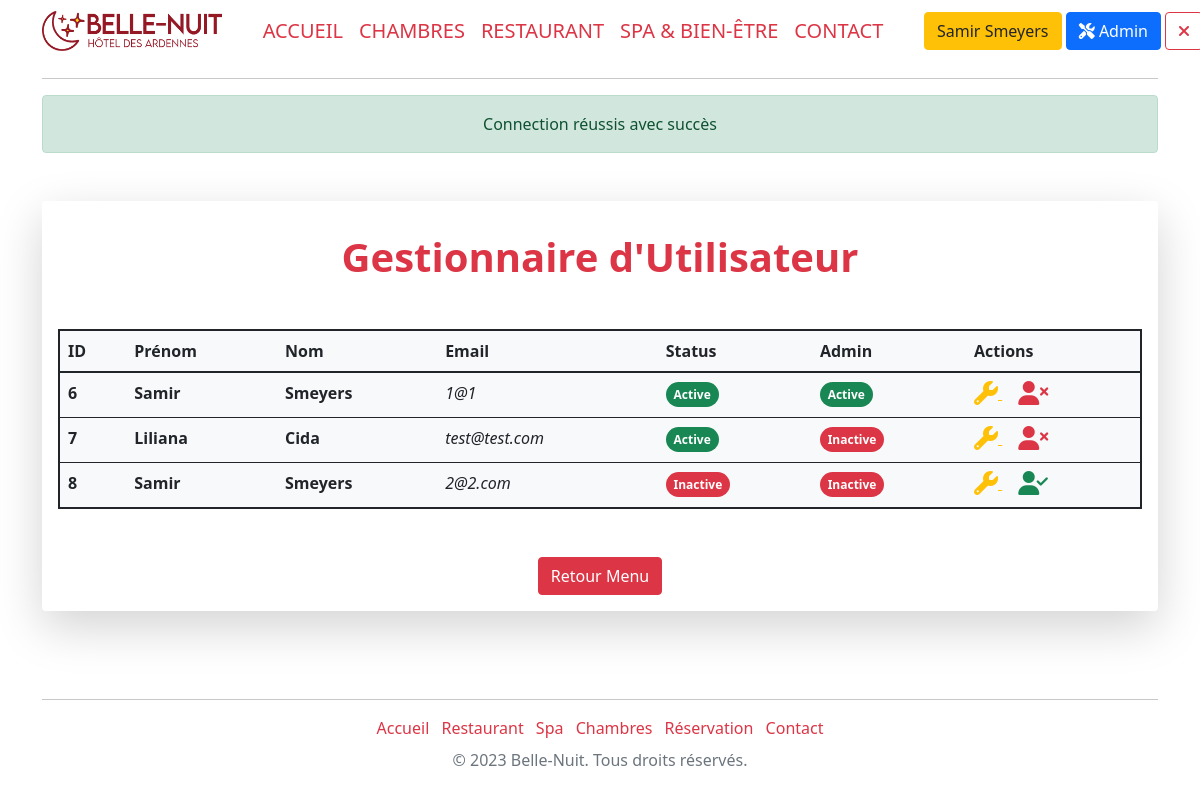
Page /adminAccount (signed in) on the earlier database version.
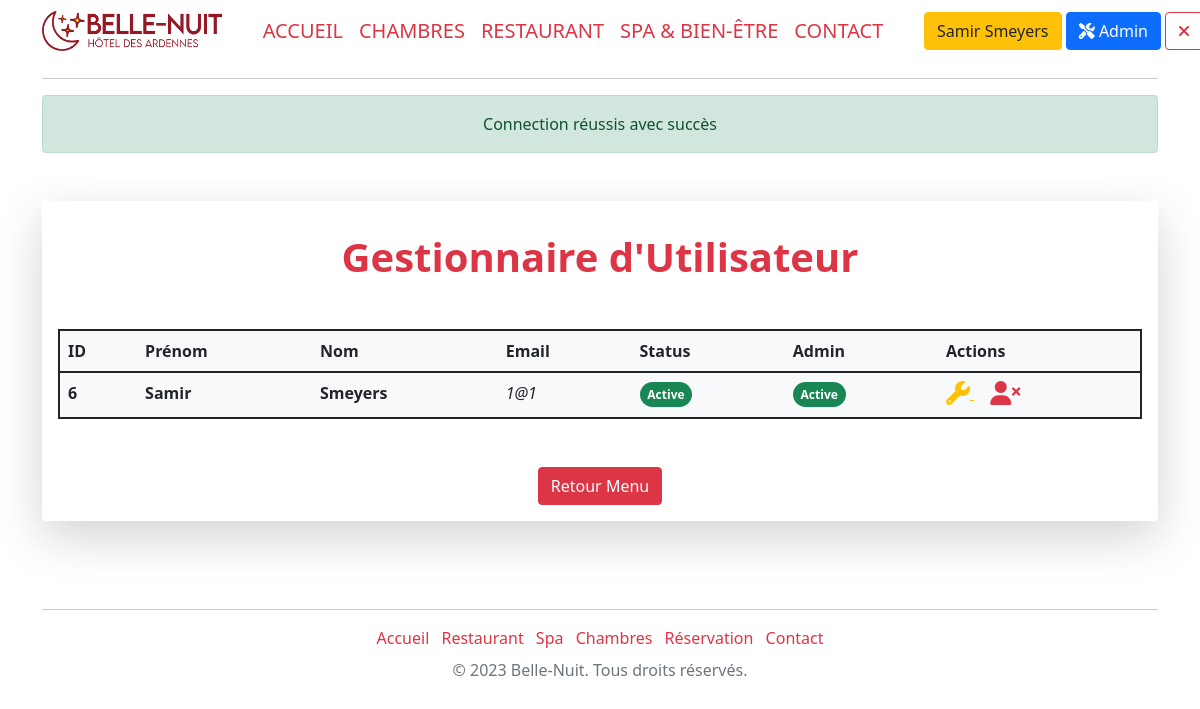
Same page on the later database version.
### tables this page shows
CREATE TABLE `account` (
  `acc_id` int(11) NOT NULL,
  `acc_name` varchar(30) NOT NULL,
  `acc_surname` varchar(30) NOT NULL,
  `acc_address` varchar(120) NOT NULL,
  `acc_addressbox` int(11) NOT NULL,
  `acc_city` varchar(20) NOT NULL,
  `acc_codepostal` mediumint(9) NOT NULL,
  `acc_id_country` int(11) NOT NULL,
  `acc_phone` varchar(20) NOT NULL,
  `acc_email` varchar(255) NOT NULL,
  `acc_password` varchar(128) NOT NULL,
  `acc_code_activation` varchar(32) NOT NULL,
  `acc_admin` tinyint(1) NOT NULL,
  `acc_active` tinyint(1) NOT NULL
);

### models/Model.class.php (called while the page is built, shortened)
<?php
abstract class Model{
    private static $pdo;
    private static function setBdd(){
        self::$pdo = new PDO("mysql:host=localhost;dbname=hotel;charset=utf8", "root", "");
        self::$pdo->setAttribute(PDO::ATTR_ERRMODE, PDO::ERRMODE_WARNING);
    }
    protected function getBdd(){
        return self::$pdo;
    }
}

### models/AdminManager.model.php (called while the page is built, shortened)
<?php
require_once("Model.class.php");
class AdminManager extends Model
{
    public function getProfils()
    {
        $stmt = $this->getBdd()->prepare('
        SELECT  *
        FROM `account`');
        $stmt->execute();
        $profils = $stmt->fetchAll(PDO::FETCH_ASSOC);
        return $profils;
    }
}

### config/Securite.class.php (called while the page is built, shortened)
<?php
class Securite {
    public static function secureHTML($string){
        return htmlentities($string);
    }
    public static function verifAccessSession(){
        return (isset($_SESSION['admin']) && !empty($_SESSION['admin']) && $_SESSION['admin'] === 1);
    }
}

### views/main/back/adminAccount.view.php (the view)
<div class="container-fluid shadow-lg p-3 mb-5 mt-5 bg-body rounded mx-auto">
<h1 class='text-center my-3 text-danger fw-bolder mb-5'>Gestionnaire d'Utilisateur</h1>
<table class="table container bg-light p-5 rounded mb-5 border border-2 border-dark">
    <thead class="bg-light">
    <tr>
        <th>ID</th>
        <th>Prénom</th>
        <th>Nom</th>
        <th>Email</th>
        <th>Status</th>
        <th>Admin</th>
        <th>Actions</th>
    </tr>
    </thead>
    <tbody>
    <?php foreach ($profils as $key => $profil) :
        $statusBadge = ($profil['acc_active'] == 1) ? '<span class="badge bg-success rounded-pill d-inline">Active</span>' : '<span class="badge bg-danger rounded-pill d-inline">Inactive</span>';
        $adminBadge = ($profil['acc_admin'] == 1) ? '<span class="badge bg-success rounded-pill d-inline">Active</span>' : '<span class="badge bg-danger rounded-pill d-inline">Inactive</span>';
        $disableButton = ($profil['acc_active'] == 1) ? '<a href="disableAccount&id=' . $profil["acc_id"] . '" onclick="return confirm(\'Êtes-vous sûr de vouloir supprimer cet élément ?\')" class="ms-3 text-danger"><i class="fa-solid fa-xl fa-user-xmark" data-bs-toggle="tooltip" data-bs-placement="top" title="Désactiver"></i></a>' : '<a href="activeAccount&id=' . $profil["acc_id"] . '" onclick="return confirm(\'Êtes-vous sûr de vouloir réactiver l\'utilisateur ?\')" class="ms-3 text-success" data-bs-toggle="tooltip" data-bs-placement="top" title="Activer"><i class="fa-solid fa-xl fa-user-check"></i></a>';
        ?>
        <tr>
            <td>
                <p class="fw-bold mb-1"><?= $profil["acc_id"] ?></p>
            </td>
            <td>
                <p class="fw-bold mb-1"><?= $profil["acc_surname"] ?></p>
            </td>
            <td>
                <p class="fw-bold mb-1"><?= $profil["acc_name"] ?></p>
            </td>
            <td>
                <p class="fst-italic mb-1"><?= $profil["acc_email"] ?></p>
            </td>
            <td><?= $statusBadge ?></td>
            <td><?= $adminBadge ?></td>
            <td>
                <a href="adEditAccount&id=<?= $profil['acc_id'] ?>" class="text-warning">
                    <i class="fa-solid fa-wrench fa-xl" data-bs-toggle="tooltip" data-bs-placement="top" title="Editer"></i>
                </a>
                <?= $disableButton ?>
            </td>
        </tr>
    <?php endforeach; ?>
    </tbody>
</table>
    <div class="text-center">
        <a href="admin" class="btn btn-danger">Retour Menu</a>
    </div>
</div>

### index.php (shortened to what this page needs)
<?php
require_once("./controllers/AdminController.php");
require_once("./config/Securite.class.php");
$frontController = new FrontController();
$adminController = new AdminController();
try {
    if (empty($_GET['page'])) {
        $page = "accueil";
    } else {
        $url = explode("/", filter_var($_GET['page'], FILTER_SANITIZE_URL));
        $page = Securite::secureHTML($url[0]);
    }
    switch ($page) {
        case "adminAccount":
            $adminController->adminAccount();
            break;
    }
} catch (Exception $e) {
    $frontController->pageErreur($e->getMessage());
}

### controllers/AdminController.php (shortened to what this page needs)
<?php
require_once("models/AdminManager.model.php");
class AdminController
{
    private $adminManager;
    public function __construct()
    {
        $this->adminManager = new AdminManager();
    }
    private function genererPage($data)
    {
        extract($data);
        require_once($view);
        $page_content = ob_get_clean();
        require_once($template);
    }
    public function adminAccount()
    {
        if (Securite::verifAccessSession()) {
            $profils = $this->adminManager->getProfils();
            $data_page = [
                "page_description" => "Menu d'Administration",
                "page_title" => "Hôtel Belle-Nuit | Administration",
                "view" => "views/main/back/adminAccount.view.php",
                "template" => "views/main/common/__template_front.php",
                "profils" => $profils
            ];
            $this->genererPage($data_page);
        } else {
            $_SESSION['alert'] = [
                "message" => "Accès non-autorisé",
                "type" => 'alert-danger'
            ];
            header('Location: accueil');
        }
    }
}

### views/main/common/__template_front.php (shortened to what this page needs)
<!DOCTYPE html>
<html lang="fr">
<head>
    <link rel="stylesheet" href="<?= URL ?>public/css/bootstrap.min.css">
    <link rel="stylesheet" href="<?= URL ?>public/css/main.css">
</head>
<body>
<div class="container">
    <?php require_once("views/main/common/__menu.php"); ?>
    <?php if (!empty($_SESSION['alert'])) : ?>
        <div class="alert font-weight-bold text-center mt-3 <?= $_SESSION['alert']['type']; ?>" role="alert">
            <?php echo $_SESSION['alert']['message']; ?>
        </div>
        <?php
    endif;
    ?>
    <?= $page_content; ?>
</div>
<?php require_once("views/main/common/__footer.php"); ?>
</body>
</html>

### views/main/common/__menu.php (shortened to what this page needs)
<nav class="navbar navbar-expand-lg justify-content-around bg-white mb-3">
    <a href="accueil">
        <img class="logo-menu" src="<?= URL ?>/public/assets/images/logo.png" alt="Logo du site " >
    </a>
    <div class="collapse navbar-collapse" id="navbarCollapse">
        <ul class="navbar-nav me-auto mx-auto mb-lg-0 fs-5 text-uppercase">
            <li class="nav-item"><a href="accueil" class="nav-link px-6 text-danger">Accueil</a></li>
            <li class="nav-item"><a href="bedrooms" class="nav-link px-6 text-danger ">Chambres</a></li>
            <li class="nav-item"><a href="restaurant" class="nav-link px-6 text-danger">Restaurant</a></li>
            <li class="nav-item"><a href="spa" class="nav-link px-6 text-danger ">Spa &amp; Bien-être</a></li>
            <li class="nav-item"><a href="contact" class="nav-link px-6 text-danger ">Contact</a></li>
        </ul>
        <div class="col-md-3">
            <?php
            if(isset($_SESSION['admin']) && $_SESSION['admin'] == 1){
                echo '
                    <div class="col-3 text-end text-nowrap">
                        <a href="dashboard"><button type="button" class="btn btn-warning text-dark">' . $_SESSION["surname"] . ' ' . $_SESSION["name"] .'</button></a>
                        <a href="admin"><button type="button" class="btn btn-primary text-white"><i class="fa-solid fa-screwdriver-wrench"></i> Admin</button></a>
                        <a href="disconnect"><button type="button" class="btn btn-outline-danger me-2"><i class="fa-solid fa-xmark"></i></button></a>
                    </div>';
            }  else {
                echo '
                    <div class="col-3 text-end text-nowrap ">
                        <button type="button" class="btn btn-outline-danger me-2" data-bs-toggle="modal" data-bs-target="#staticBackdrop" >Connexion</button>
                        <a href="apply"><button type="button" class="btn btn-danger">Inscription</button></a>
                    </div>';
            }
            ?>
        </div>
    </div>
</nav>
<hr>

### views/main/common/__footer.php
<div class="container">
    <footer class="footer py-4">
        <hr class="mb-3">
        <div class="container text-center">
            <ul class="list-inline mb-0 footer-links">
                <li class="list-inline-item"><a href="accueil" class="fw-light text-danger">Accueil</a></li>
                <li class="list-inline-item"><a href="restaurant" class="fw-light text-danger">Restaurant</a></li>
                <li class="list-inline-item"><a href="spa" class="fw-light text-danger">Spa</a></li>
                <li class="list-inline-item"><a href="chambres" class="fw-light text-danger">Chambres</a></li>
                <li class="list-inline-item"><a href="reservation" class="fw-light text-danger">Réservation</a></li>
                <li class="list-inline-item"><a href="contact" class="fw-light text-danger">Contact</a></li>
            </ul>
        </div>
        <div class="container text-center mt-2">
            <span class="text-muted">© 2023 Belle-Nuit. Tous droits réservés.</span>
        </div>
    </footer>
</div>

### public/css/main.css (style rules this page uses)
.footer-links li a { text-decoration: none; }
.logo-menu { height: 40px; width: 180px; }

Differences in the rows shown:
removed account: acc_id "7", acc_surname "Liliana", acc_name "Cida", acc_email "test@test.com", acc_active "Active", acc_admin "Inactive"
removed account: acc_id "8", acc_surname "Samir", acc_name "Smeyers", acc_email "2@2.com", acc_active "Inactive", acc_admin "Inactive"
